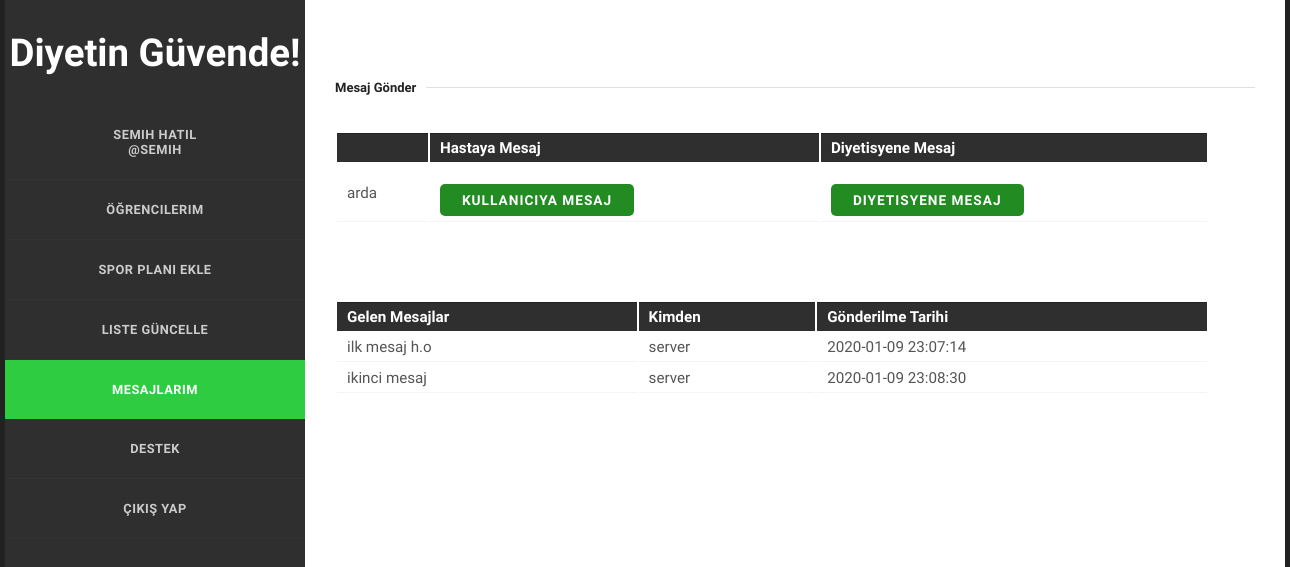
The app's page /Koc/koc-mesajlari.php (signed in), older data.
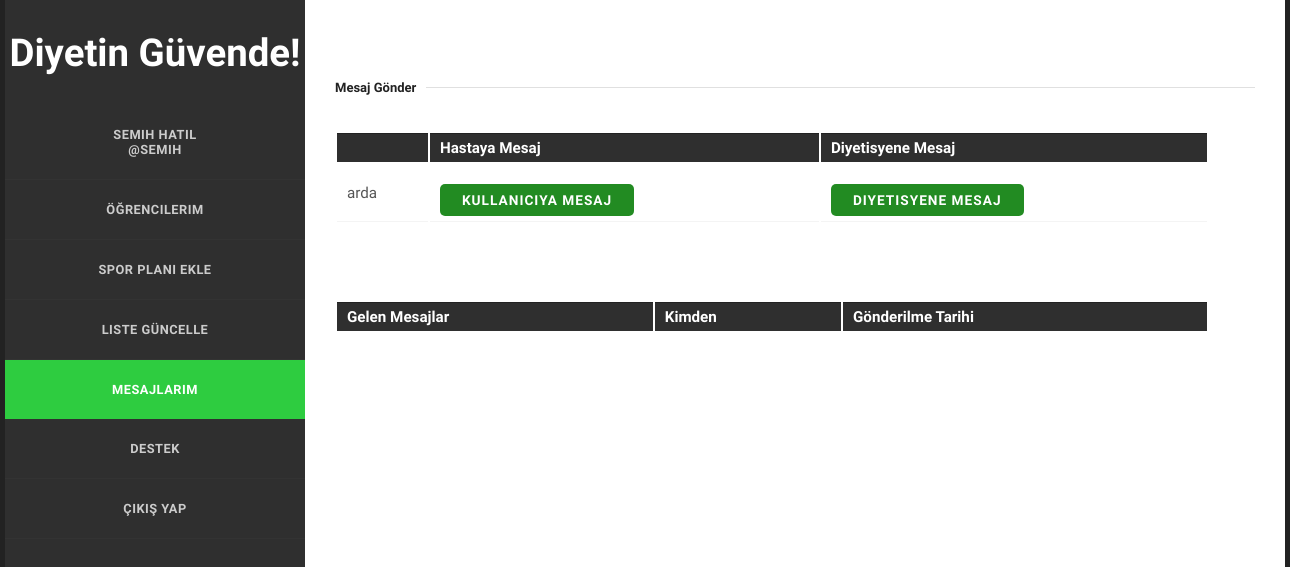
The same page, newer data.
### tables this page shows
CREATE TABLE `hastabilgi` (
  `Id` int(11) NOT NULL,
  `KullaniciId` int(11) NOT NULL,
  `Boy` int(11) NOT NULL,
  `Kilo` float NOT NULL,
  `YagOrani` float NOT NULL,
  `DiyetisyenId` int(11) DEFAULT NULL,
  `DiyetTabloId` int(11) DEFAULT NULL,
  `SporTabloId` int(11) DEFAULT NULL,
  `KocId` int(11) DEFAULT NULL
);

CREATE TABLE `kullanici` (
  `Id` int(11) NOT NULL,
  `CinsiyetId` int(11) NOT NULL,
  `Ad` varchar(30) NOT NULL,
  `Soyad` varchar(30) NOT NULL,
  `DogumTarih` date NOT NULL,
  `KullaniciAdi` varchar(15) NOT NULL,
  `Email` varchar(50) NOT NULL,
  `TelefonNo` varchar(15) NOT NULL,
  `Sifre` varchar(150) NOT NULL,
  `KullaniciTurId` int(11) NOT NULL
);

CREATE TABLE `kullanicimesaj` (
  `Id` int(11) NOT NULL,
  `GonderenId` int(11) NOT NULL,
  `AlanId` int(11) NOT NULL,
  `Mesaj` varchar(400) NOT NULL,
  `GonderilmeTarihi` datetime NOT NULL
);

### Koc/koc-mesajlari.php (the view, shortened to what this page needs)
<!doctype html>
<html>
<head>
<link rel="stylesheet" href="/css/styles.css" type="text/css" />
</head>
<body>
		<section id="body" class="width">
			<section id="content" class="column-right">
	    <article>
			<div class="beyaz" style="padding-top: 50px"  >
				<fieldset>
                    <legend>Mesaj Gönder</legend><br><br>
                    <table>
                        <th>
                            <th>Hastaya Mesaj</th>
                            <th>Diyetisyene Mesaj</th>
                        </th>
						<?php
                        include "../baglan.php";
                        $id = $_SESSION['Id'];
                        $query = $db->query("SELECT * FROM hastabilgi where KocId= $id", PDO::FETCH_ASSOC);
                        if ( $query->rowCount() ){
                            foreach( $query as $hastaBilgi ){
                                $kId = $hastaBilgi['KullaniciId'];
                                $diyetisyenId = $hastaBilgi['DiyetisyenId'];
                                $hastakullanici = $db->query("SELECT * FROM kullanici WHERE Id = $kId")->fetch(PDO::FETCH_ASSOC);
                                $kAdi = $hastakullanici['KullaniciAdi'];
                                $diyetisyenVarMi = false;
                                if(isset($diyetisyenId)){
                                    $diyetisyenVarMi = true;
                                }
                                print'
                                    <tr>
                                        <td>'.$kAdi.'</td>
                                        <td>
                                             <form method="GET" action="../Ortak/mesajlar.php">
                                                <input type="hidden" value="'.$kId.'" name="kullaniciId">
                                                <input type="submit" class="formbutton" value="Kullanıcıya Mesaj">
                                             </form>
                                        </td>';
                                       if($diyetisyenVarMi) {
                                           print '
                                        <td>
                                            <form method="GET" action="../Ortak/mesajlar.php">
                                                <input type="hidden" value="'.$diyetisyenId.'" name="kullaniciId">
                                                <input type="submit" class="formbutton" value="Diyetisyene Mesaj">
                                            </form>
                                        </td>';
                                       }
                                   print '
                                    </tr>
                                </form>';
                            }
                        }
                        ?>
                    </table>
				<table style="margin-top: 40px;">
					<tr>
						<th>Gelen Mesajlar</th>
						<th>Kimden</th>
					    <th>Gönderilme Tarihi</th>
					</tr>
                <?php
                    $query = $db->query("SELECT * FROM kullanicimesaj where AlanId = $id", PDO::FETCH_ASSOC);
                    if ( $query->rowCount() ){
                        foreach( $query as $mesaj ){
                            $kkId= $mesaj['GonderenId'];
                            $karsiKullanici = $db->query("SELECT * FROM kullanici WHERE Id = $kkId")->fetch(PDO::FETCH_ASSOC);
                            print '
                                <tr>
                                    <td>'.$mesaj['Mesaj'].'</td>
                                    <td>'.$karsiKullanici['KullaniciAdi'].'</td>
                                    <td>'.$mesaj['GonderilmeTarihi'].'</td>
                                </tr>
                            ';
                        }
                    }
                ?><br><br>
			</div>
		</article>
		</section>
	</section>
</body>
</html>

Row changes from the older to the newer data that the page shows:
removed kullanicimesaj: Mesaj "ilk mesaj h.o", GonderenId.KullaniciAdi "server", GonderilmeTarihi "2020-01-09 23:07:14"
removed kullanicimesaj: Mesaj "ikinci mesaj", GonderenId.KullaniciAdi "server", GonderilmeTarihi "2020-01-09 23:08:30"
